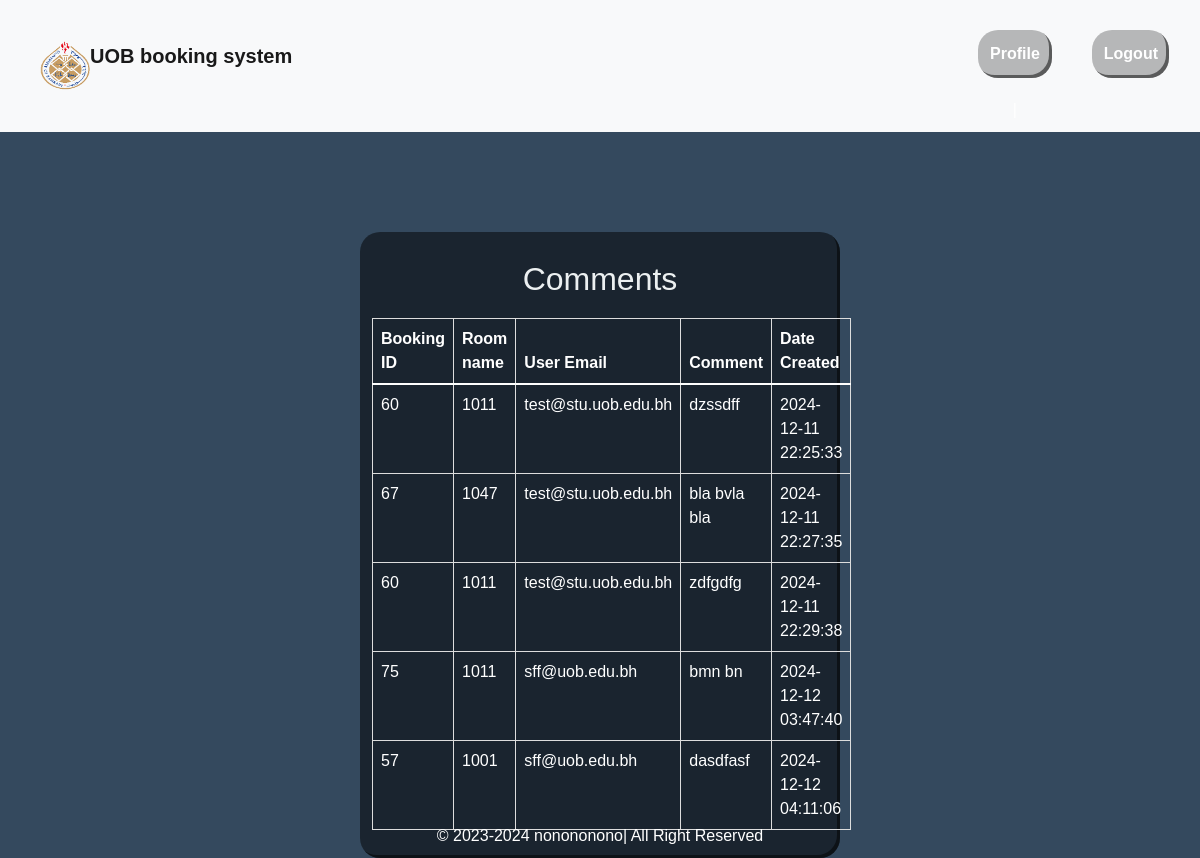
/admin_comments.php (signed in), run on the app's committed database.
### tables this page shows
CREATE TABLE `comments` (
  `id` int(11) NOT NULL,
  `booking_id` int(11) NOT NULL,
  `user_id` int(11) NOT NULL,
  `user_email` varchar(255) NOT NULL,
  `room_id` int(11) NOT NULL,
  `comment` text NOT NULL,
  `admin_response` text DEFAULT NULL,
  `created_at` timestamp NOT NULL DEFAULT current_timestamp()
);

CREATE TABLE `rooms` (
  `id` int(11) NOT NULL,
  `department_id` int(11) DEFAULT NULL,
  `name` varchar(100) NOT NULL,
  `capacity` int(11) NOT NULL,
  `equipment` text DEFAULT NULL,
  `type` enum('class','lab') DEFAULT 'class'
);

### html/admin_comments.php (the view, shortened to what this page needs)
<?php session_start();
include '../includes/header.php';
    function getRoomName($roomId)
{
    global $pdo;
    $stmt = $pdo->prepare("SELECT name FROM rooms WHERE id = ?");
    $stmt->execute([$roomId]);
    return $stmt->fetch(PDO::FETCH_ASSOC)['name'];
}
?>
<div class="main">
    <h2 class="mt-3">Comments</h2>
    <?php
    include '../includes/db_connect.php';
    $stmt = $pdo->prepare("SELECT * FROM comments");
    $stmt->execute();
    echo '<table class="table">';
    echo '<thead><tr><th>Booking ID</th><th>Room name</th><th>User Email</th><th>Comment</th><th>Date Created</th></tr></thead>';
    while ($comment = $stmt->fetch(PDO::FETCH_ASSOC)) {
        echo '<tr>';
        echo '<td>' . $comment['booking_id'] . '</td>';
        echo '<td>' . getRoomName($comment['room_id']) . '</td>';
        echo '<td>' . $comment['user_email'] . '</td>';
        echo '<td>' . $comment['comment'] . '</td>';
        echo '<td>' . $comment['created_at'] . '</td>';
        echo '</tr>';
    }
    echo '</table>';
    ?>
</div>
<?php include '../includes/footer.php'; ?>

### css/style.css (style rules this page uses)
body { font-family: Arial, sans-serif; }
.table { color: #ffff; }
table { width: 100%; margin-top: 20px; border-collapse: collapse; }
th, td { padding: 8px; text-align: left; border: 1px solid #ddd; }
th { background-color: #f4f4f4; }
h2 { height: inherit; }
.main { align-items: center; text-align: center; padding: 12px; margin: auto; width: 40%; border: none; outline: none; border-radius: 20px; background-color: rgba(0, 0, 0, 0.5); box-shadow: inset -3px -3px rgba(0, 0, 0, 0.5); color: white; font-size: 1rem; margin-top: 100px; }
body { font-family: Arial, sans-serif; margin: 0; padding: 0; box-sizing: border-box; background-color: #34495e; color: #fff; text-align: center; z-index: 1; }
h1, h2 { text-align: center; margin-top: 1.5rem; color: #ecf0f1; }

### data on the page
comments: booking "60", room.name "1011", user_email "test@stu.uob.edu.bh", comment "dzssdff", created_at "2024-12-11 22:25:33"
comments: booking "67", room.name "1047", user_email "test@stu.uob.edu.bh", comment "bla bvla bla", created_at "2024-12-11 22:27:35"
comments: booking "60", room.name "1011", user_email "test@stu.uob.edu.bh", comment "zdfgdfg", created_at "2024-12-11 22:29:38"
comments: booking "75", room.name "1011", user_email "sff@uob.edu.bh", comment "bmn bn", created_at "2024-12-12 03:47:40"
comments: booking "57", room.name "1001", user_email "sff@uob.edu.bh", comment "dasdfasf", created_at "2024-12-12 04:11:06"
